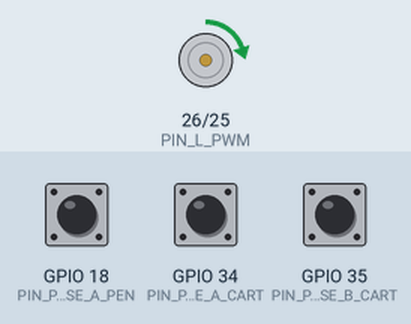
This sketch was run on a simulated ESP32. Shown: motor-driver pin pairs drawn as motors (green arrow = first pin HIGH = forward, orange = second pin HIGH = backward, longer = more drive). Inputs (shaded band) come from the test bench; at power-on: GPIO 34 (PIN_PHASE_A_CART) HIGH, GPIO 18 (PIN_PHASE_A_PEN) HIGH, GPIO 35 (PIN_PHASE_B_CART) HIGH. What the sketch prints to the serial monitor is not drawn.

Above: at 1.3 s.
1.4 s: GPIO 34 (PIN_PHASE_A_CART) pulled LOW for 1 s
Timing chart, 0 to 4.4 s (numbered marks = the images above; inputs shaded):
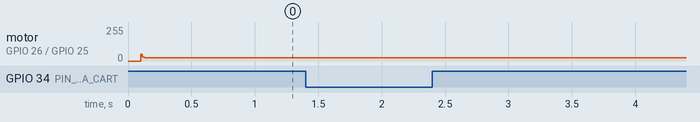

Measured:
- after the input at 1.4 s, motor on GPIO 26 (PIN_L_PWM) / GPIO 25 (PIN_R_PWM): forward 23/255 → forward 24/255 at once, → forward 25/255 0.80 s later, → forward 24/255 0.20 s later

The sketch:

LQR_pendulum.ino
```cpp
#include <Arduino.h>
#include "config.h"
#include "encoder.h"
#include "motor.h"
#include "lqr_controller.h"
#include "pid_vel.h"
#include "logger.h"

float g_rpm_cart = 0.0f;
float g_prev_theta = 0.0f;
float g_prev_alpha = 0.0f;
float g_alpha_dot = 0.0f;
float u_lqr = 0.0f;

void setup() {
  Serial.begin(SERIAL_BAUD);
  encoder_init();
  motor_init();
  lqr_init();
  pid_vel_init();
  logger_init();
  delay(100);
  Serial.println("SYSTEM_READY");
}

void loop() {
  static unsigned long last_time_ms = 0;
  static bool last_was_balancing = false;

  // Vẫn giữ gốc ảo để không bị giật ngang khi bắt
  static float theta_offset = 0.0f;

  unsigned long now = millis();

  if ((now - last_time_ms) >= (unsigned long)(DT_S * 1000.0f)) {
    float dt_real = (now - last_time_ms) / 1000.0f;
    last_time_ms = now;

    // --- 1. ĐỌC CẢM BIẾN ---
    float theta = 0.0f, alpha = 0.0f, alpha_deg = 0.0f;
    encoder_read_angles(&theta, &alpha, &alpha_deg);

    float alpha_diff = alpha - g_prev_alpha;
    if (alpha_diff > PI) alpha_diff -= 2.0f * PI;
    if (alpha_diff < -PI) alpha_diff += 2.0f * PI;
    g_alpha_dot = VEL_FILTER_CONST * (alpha_diff / dt_real) + (1.0f - VEL_FILTER_CONST) * g_alpha_dot;
    g_prev_alpha = alpha;

    float theta_diff = theta - g_prev_theta;
    g_rpm_cart = VEL_FILTER_CONST * ((theta_diff / (2.0f * PI)) / dt_real * 60.0f) + (1.0f - VEL_FILTER_CONST) * g_rpm_cart;
    g_prev_theta = theta;

    // --- 2. TÍNH TOÁN ĐIỀU KHIỂN ---
    float target_rpm = 0.0f;
    float V_final = 0.0f;

    // VÙNG BẮT CHUẨN 20 ĐỘ (~0.35 Radian)
    const float ALPHA_CATCH = 0.35f;
    const float OMEGA_CATCH_LIMIT = 15.0f;

    bool should_balance = (fabs(alpha) < ALPHA_CATCH && fabs(g_alpha_dot) < OMEGA_CATCH_LIMIT);

    if (should_balance) {
        if (!last_was_balancing) {
            theta_offset = theta;
            pid_vel_reset();
            Serial.println("MODE: BALANCING_ACTIVE (FULL POWER)");
            last_was_balancing = true;
        }

        float theta_relative = theta - theta_offset;
        u_lqr = lqr_step(theta, alpha, dt_real);
        target_rpm = (u_lqr / MOTOR_KM) * 9.5493f;

    } else {
        if (last_was_balancing) {
            Serial.println("MODE: SWING_UP");
            last_was_balancing = false;
        }

        // --- CHẾ ĐỘ SWING-UP ---
        float gain_reduction = 0.2f + 0.8f * fabs(sinf(alpha));


        target_rpm = (-K_PUMP * gain_reduction * g_alpha_dot) - (K_CENTER * theta);


        const float THETA_BRAKE_LIMIT = 1.0f;
        if (theta > THETA_BRAKE_LIMIT && target_rpm > 0.0f) target_rpm = -80.0f;
        else if (theta < -THETA_BRAKE_LIMIT && target_rpm < 0.0f) target_rpm = 80.0f;

        target_rpm = constrain(target_rpm, -250.0f, 250.0f);
    }

    // --- 3. OUTPUT ---
    target_rpm = constrain(target_rpm, -RPM_LIMIT, RPM_LIMIT);
    V_final = pid_vel_compute(target_rpm, g_rpm_cart, dt_real);
    motor_set_voltage(V_final);
    int pwm_val = (int)(fabsf(V_final) / V_SUPPLY * (float)MAX_PWM);

    // --- 4. LOGGING ---
    Serial.print(now / 1000.0f); Serial.print(",");
    Serial.print(alpha_deg);     Serial.print(",");
    Serial.print(target_rpm);    Serial.print(",");
    Serial.print(theta);         Serial.print(",");
    Serial.print(u_lqr);         Serial.print(",");
    Serial.print(pwm_val);         Serial.print(",");
    Serial.println(g_rpm_cart);
  }
}
```

encoder.cpp
```cpp
#include "encoder.h"
#include "config.h"
#include <math.h>

volatile long g_pulse_cart = 0;
volatile long g_pulse_pen  = 0;

static void IRAM_ATTR encoderISR_cart() {
  if (digitalRead(PIN_PHASE_A_CART) == digitalRead(PIN_PHASE_B_CART)) g_pulse_cart--;
  else g_pulse_cart++;
}

static void IRAM_ATTR encoderISR_pen() {
  if (digitalRead(PIN_PHASE_A_PEN) == digitalRead(PIN_PHASE_B_PEN)) g_pulse_pen--;
  else g_pulse_pen++;
}

void encoder_init() {
  pinMode(PIN_PHASE_A_CART, INPUT_PULLUP);
  pinMode(PIN_PHASE_B_CART, INPUT_PULLUP);
  pinMode(PIN_PHASE_A_PEN,  INPUT_PULLUP);
  pinMode(PIN_PHASE_B_PEN,  INPUT_PULLUP);

  attachInterrupt(PIN_PHASE_A_CART, encoderISR_cart, CHANGE);
  attachInterrupt(PIN_PHASE_A_PEN,  encoderISR_pen,  CHANGE);
}

void encoder_read_angles(float* theta_rad, float* alpha_rad, float* alpha_deg_out) {
  // theta (cart/arm)
  const float theta = (g_pulse_cart / ENCODER_PPR) * 2.0f * PI;

  // alpha (pendulum) -> wrap + zero at top
  float angle_pen_deg = (g_pulse_pen / ENCODER_PPR) * 360.0f;
  angle_pen_deg = fmodf(angle_pen_deg, 360.0f);
  if (angle_pen_deg < 0.0f) angle_pen_deg += 360.0f;

  // 0 gốc là dưới -> trừ 180 để 0 là đỉnh
  float alpha_deg = angle_pen_deg - 180.0f;

  // Wrap về [-180, 180]
  if (alpha_deg > 180.0f)  alpha_deg -= 360.0f;
  if (alpha_deg < -180.0f) alpha_deg += 360.0f;

  const float alpha = alpha_deg * (PI / 180.0f);

  if (theta_rad) *theta_rad = theta;
  if (alpha_rad) *alpha_rad = alpha;
  if (alpha_deg_out) *alpha_deg_out = alpha_deg;
}
```

encoder.h
```cpp
#pragma once
#include <Arduino.h>

// Encoders pulse counters
extern volatile long g_pulse_cart;
extern volatile long g_pulse_pen;

// Init pins + interrupts
void encoder_init();

// Read angles (theta, alpha in rad) + alpha_deg for logging
void encoder_read_angles(float* theta_rad, float* alpha_rad, float* alpha_deg_out);
```

logger.cpp
```cpp
#include "logger.h"
#include <Arduino.h>
#include <math.h>

void logger_init() {
  // nothing for now
}

void logger_print(unsigned long now_ms, float Vm, float alpha_deg, float theta_rad) {
  Serial.print(now_ms / 1000.0f); Serial.print(",");
  Serial.print(Vm);               Serial.print(",");
  Serial.print(alpha_deg);        Serial.print(",");
  Serial.println(theta_rad * 180.0f / PI);
}
```

logger.h
```cpp
#pragma once
#include <Arduino.h>

void logger_init();

// Print: time(s), Vm(V), alpha(deg), theta(deg)
void logger_print(unsigned long now_ms, float Vm, float alpha_deg, float theta_rad);
```

lqr_controller.cpp
```cpp
#include "lqr_controller.h"
#include "config.h"
#include <math.h>

unsigned long g_last_time_ms = 0;

// state / derivative
static float s_theta_dot = 0.0f;
static float s_alpha_dot = 0.0f;
static float s_prev_theta = 0.0f;
static float s_prev_alpha = 0.0f;

void lqr_init() {
  s_theta_dot = 0.0f;
  s_alpha_dot = 0.0f;
  s_prev_theta = 0.0f;
  s_prev_alpha = 0.0f;
}

static inline float lpf(float a, float v_new, float v_old) {
  return a * v_new + (1.0f - a) * v_old;
}

float lqr_step(float theta, float alpha, float dt_real) {
  // Derivative
  const float theta_dot_new = (theta - s_prev_theta) / dt_real;
  const float alpha_dot_new = (alpha - s_prev_alpha) / dt_real;

  s_theta_dot = lpf(VEL_FILTER_CONST, theta_dot_new, s_theta_dot);
  s_alpha_dot = lpf(VEL_FILTER_CONST, alpha_dot_new, s_alpha_dot);

  s_prev_theta = theta;
  s_prev_alpha = alpha;

  float Vm = 0.0f;

  // Safety: only enable near top
  if (fabsf(alpha) < ALPHA_ENABLE) {
    Vm = - ( K_THETA * theta
           + K_ALPHA * alpha
           + K_THETA_DOT * s_theta_dot
           + K_ALPHA_DOT * s_alpha_dot );
  } else {
    Vm = 0.0f;
  }
  return Vm;
}
```

lqr_controller.h
```cpp
#pragma once
#include <Arduino.h>

// last loop timestamp, kept in main for timing
extern unsigned long g_last_time_ms;

void lqr_init();

// returns Vm (Volt)
float lqr_step(float theta, float alpha, float dt_real);
```

motor.cpp
```cpp
#include "motor.h"
#include "config.h"
#include <math.h>

// NOTE:


void motor_init() {
  pinMode(PIN_R_PWM, OUTPUT);
  pinMode(PIN_L_PWM, OUTPUT);

  ledcAttach(PIN_R_PWM, 5000, 8);
  ledcAttach(PIN_L_PWM, 5000, 8);
  ledcWrite(PIN_R_PWM, 0);
  ledcWrite(PIN_L_PWM, 0);
}

void motor_set_voltage(float voltage) {
  // Saturation
  if (voltage > VM_LIMIT)  voltage = VM_LIMIT;
  if (voltage < -VM_LIMIT) voltage = -VM_LIMIT;

  int pwm_val = (int)(fabsf(voltage) / V_SUPPLY * (float)MAX_PWM);
  if (pwm_val > MAX_PWM) pwm_val = MAX_PWM;

  if (voltage > 0.0f) {
    ledcWrite(PIN_R_PWM, pwm_val);
    ledcWrite(PIN_L_PWM, 0);
  } else {
    ledcWrite(PIN_R_PWM, 0);
    ledcWrite(PIN_L_PWM, pwm_val);
  }
}
```

motor.h
```cpp
#pragma once
#include <Arduino.h>

// Init PWM pins/channels
void motor_init();

// voltage in Volt (will be saturated)
void motor_set_voltage(float voltage);
```

pid_vel.cpp
```cpp
#include "pid_vel.h"
#include "config.h"
#include <math.h>


static float s_integral = 0.0f;
static float s_prev_err = 0.0f;

void pid_vel_init() {
  pid_vel_reset();
}

void pid_vel_reset() {
  s_integral = 0.0f;
  s_prev_err = 0.0f;
}

float pid_vel_compute(float target_rpm, float current_rpm, float dt) {
  // 1. Tính sai số
  float err = target_rpm - current_rpm;

  // 2. Tích phân
  s_integral += err * dt;

  // Anti-windup (Giới hạn tích phân để tránh quá bão hòa)
  float i_limit = 255.0f / VEL_KI;
  if (s_integral > i_limit) s_integral = i_limit;
  if (s_integral < -i_limit) s_integral = -i_limit;

  // 3. Đạo hàm
  float derivative = (err - s_prev_err) / dt;
  s_prev_err = err;

  // 4. Tính toán PWM Command
  float pwm_cmd = (VEL_KP * err) + (VEL_KI * s_integral) + (VEL_KD * derivative);

  // 5. Constrain PWM
  if (pwm_cmd > 255.0f) pwm_cmd = 255.0f;
  if (pwm_cmd < -255.0f) pwm_cmd = -255.0f;

  // 6. CHUYỂN ĐỔI: PWM (-255..255) -> VOLTAGE (-12..12)
  // Để tương thích với hàm motor_set_voltage
  float voltage_out = (pwm_cmd / 255.0f) * V_SUPPLY;

  return voltage_out;
}
```

pid_vel.h
```cpp
#pragma once
#include <Arduino.h>

void pid_vel_init();

// Tính toán PID: Input là RPM, Output là Volts (để đưa vào hàm motor_set_voltage)
float pid_vel_compute(float target_rpm, float current_rpm, float dt);

void pid_vel_reset();
```

config.h
```cpp
#pragma once
#include <Arduino.h>
#include <math.h>

// ================= Serial =================
static const uint32_t SERIAL_BAUD = 115200;

// ================= CẤU HÌNH PHẦN CỨNG =================
static const uint8_t PIN_R_PWM       = 25;
static const uint8_t PIN_L_PWM       = 26;
static const uint8_t PIN_PHASE_A_CART= 34;
static const uint8_t PIN_PHASE_B_CART= 35;
static const uint8_t PIN_PHASE_A_PEN = 18;
static const uint8_t PIN_PHASE_B_PEN = 19;

// ================= GAIN LQR (OUTER LOOP) =================
// --- BỘ HỆ SỐ CHỐNG TRÔI TAY QUAY ---
// --- BỘ HỆ SỐ CATCH CỰC GẮT (BEAST MODE) ---
static const float K_THETA     =  -4.0000;
static const float K_ALPHA     =  95.0000;
static const float K_THETA_DOT =  -4.5000;
static const float K_ALPHA_DOT =  18.5000;

// ================= PID VELOCITY (INNER LOOP) =================

// static const float VEL_KP = 0.27054;
// static const float VEL_KI = 1.60388;
// static const float VEL_KD = 0.00039;

static const float VEL_KP = 0.1892f;
static const float VEL_KI = 1.4834f;
static const float VEL_KD = 0.0003f;

// ================= MAPPING PARAMS =================
// Hệ số Back-EMF (V / (rad/s))
// Dùng để đổi từ Volts LQR sang Rad/s, sau đó sang RPM
static const float MOTOR_KM = 0.5f;

const float K_PUMP = 40.0f;
const float K_CENTER = 120.0f;

// ================= SYSTEM PARAMS =================
static const float ENCODER_PPR = 1024.0f;
static const float V_SUPPLY    = 12.0f;   // Nguồn cấp (
static const int   MAX_PWM     = 255;
static const float DT_S        = 0.01f;   // 10ms

// ================= SAFETY =================
static const float ALPHA_ENABLE  = 0.35f; // ~20 độ
static const float VM_LIMIT      = 12.0f; // Max Volts
static const float RPM_LIMIT     = 2000.0f;

// ================= FILTERS =================
static const float VEL_FILTER_CONST = 0.6f;
```
